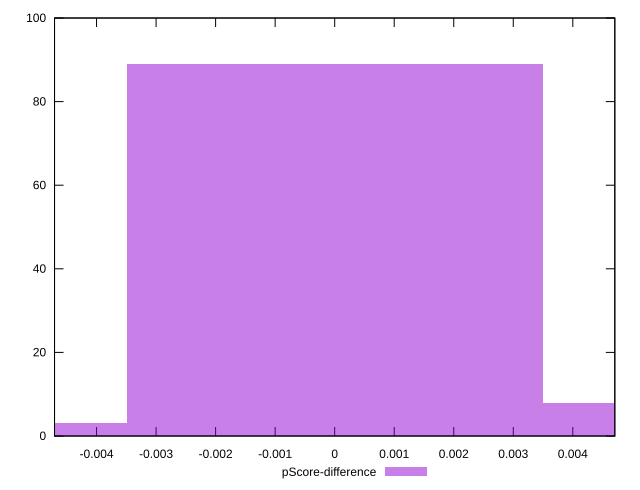

Reproduce this figure in gnuplot.
reset

$pScoreDifference <<EOF
0 89
0.006992692668762679 8
-0.006992692668762679 3
EOF

set key outside below
set boxwidth 0.006992692668762679
set xrange [-0.004705882352941171:0.004705882352941171]
set yrange [0:100]
set trange [0:100]
set style fill transparent solid 0.5 noborder
set terminal svg size 640, 490 enhanced background rgb 'white'
set output "report/report_00029_2021-02-24T13-36-40.390Z/unused-css-rules/samples/astro/pScore-difference/histogram.svg"

plot $pScoreDifference title "pScore-difference" with boxes

reset
